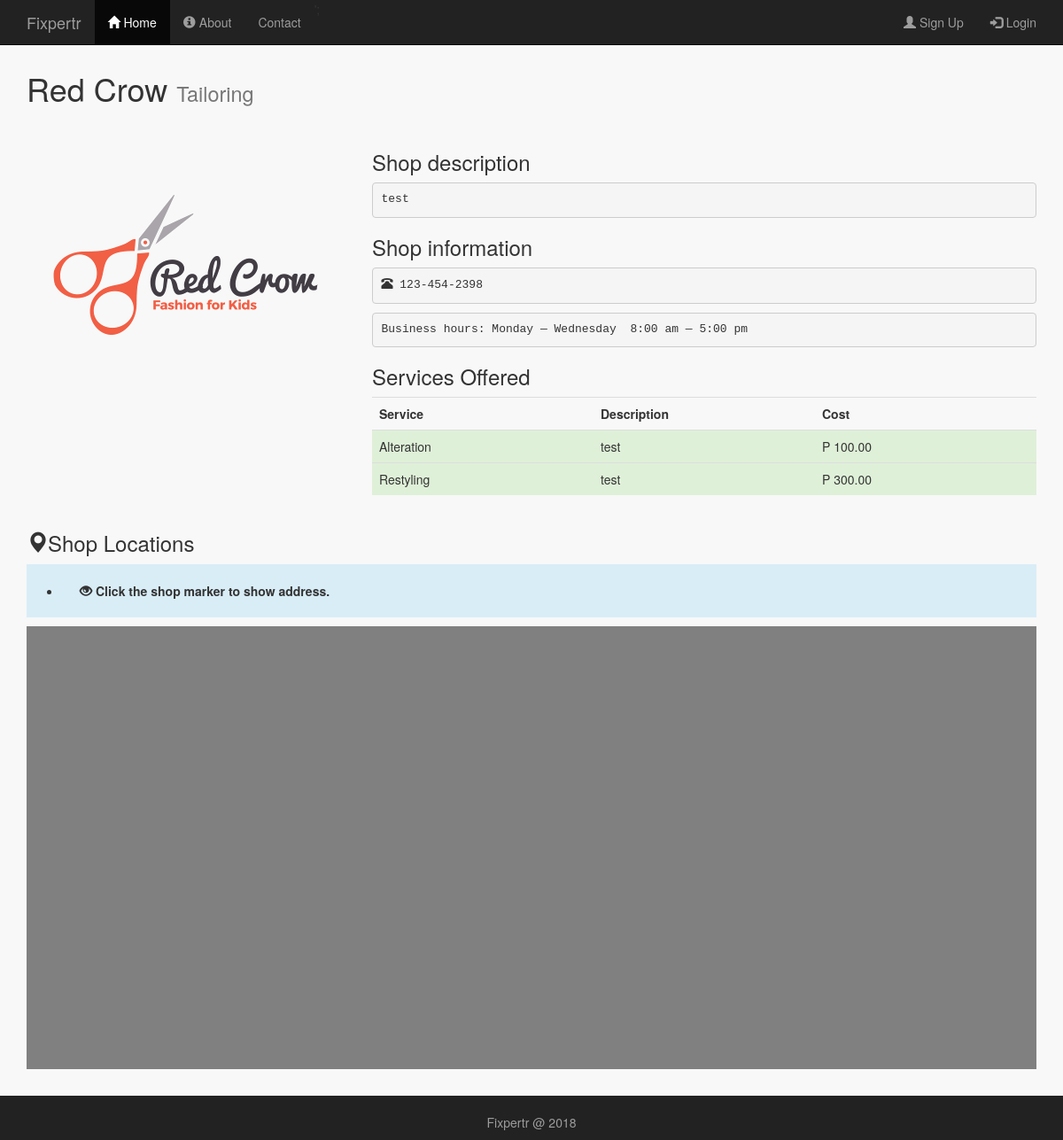
Page /public/p_myshop.php?myshop=42 on the committed database.
### tables this page shows
CREATE TABLE IF NOT EXISTS `shops` (
  `shop_id` int(11) NOT NULL AUTO_INCREMENT,
  `user_id` int(11) NOT NULL,
  `shop_cat_id` int(11) NOT NULL,
  `shop_name` varchar(256) NOT NULL,
  `shop_description` varchar(256) NOT NULL,
  `shop_image` varchar(256) NOT NULL,
  `shop_contact` varchar(256) NOT NULL,
  `day_start` varchar(20) NOT NULL,
  `day_end` varchar(20) NOT NULL,
  `time_start` time NOT NULL,
  `time_end` time NOT NULL,
  `date_created` date NOT NULL,
  `shop_status` tinyint(4) NOT NULL DEFAULT '1',
  PRIMARY KEY (`shop_id`),
  KEY `shops_ibfk_1` (`user_id`),
  KEY `shop_cat_id` (`shop_cat_id`)
);

CREATE TABLE IF NOT EXISTS `shop_categories` (
  `shop_cat_id` int(11) NOT NULL AUTO_INCREMENT,
  `shop_category` varchar(256) NOT NULL,
  `category_desc` text NOT NULL,
  `category_status` tinyint(4) NOT NULL DEFAULT '1',
  PRIMARY KEY (`shop_cat_id`)
);

CREATE TABLE IF NOT EXISTS `services` (
  `service_id` int(11) NOT NULL AUTO_INCREMENT,
  `shop_id` int(11) NOT NULL,
  `service_name` varchar(256) NOT NULL,
  `service_description` varchar(256) NOT NULL,
  `service_cost` decimal(13,2) NOT NULL,
  `service_status` tinyint(4) NOT NULL DEFAULT '1',
  PRIMARY KEY (`service_id`),
  KEY `services_ibfk_1` (`shop_id`)
);

### public/p_myshop.php (the view, shortened to what this page needs)
<?php
    include_once '../includes/db_connection.php';
    $shop_name = '';
    $shop_description = '';
    $shop_contact = '';
    $day_start = '';
    $day_end = '';
    $time_start = '';
    $time_end = '';
    $shop_category = 0;
  if (isset($_GET['myshop'])) {
    $shop_id = $_GET['myshop'];
    $rec = mysqli_query($connection,"SELECT * FROM shops,shop_categories WHERE shop_id = $shop_id AND shops.shop_cat_id = shop_categories.shop_cat_id");
    $record = mysqli_fetch_array($rec);
    $shop_name = $record['shop_name'];
    $shop_image = $record['shop_image'];
    $shop_description = $record['shop_description'];
    $shop_contact = $record['shop_contact'];
    $day_start = $record['day_start'];
    $day_end = $record['day_end'];
    $time_start = date("g:i a", strtotime($record['time_start'])); ;
    $time_end = date("g:i a", strtotime($record['time_end']));
    $shop_category = $record['shop_category'];
  }
    $results = mysqli_query($connection, "SELECT * FROM services WHERE shop_id = ".$_GET['myshop']." AND service_status = 1");
?>
<!doctype html>
<html lang="en">
  <head>
    <link rel="stylesheet" type="text/css" href="stylesheets/bootstrap.min.css">
    <link rel="stylesheet" type="text/css" href="stylesheets/mystyles.css">
  </head>
  <body id="p_myshop">
     <?php include '../includes/layouts/provider_header.php';?>
      <div class=" content container">
        <div class="row">
          <div class="col-md-12">
            <h1><?php echo $shop_name; ?> <small><?php echo $shop_category; ?></small></h1>
          </div>
        </div>
        <div class="row" style="margin-top: 20px;">
          <div class="col-sm-4">
            <img src="images/<?php echo $shop_image;?>"  style="height: 300px; width: 300px;" class="img-responsive img-circle">
          </div>
          <div class="col-sm-8">
            <h3>Shop description</h3>
            <p><pre><?php echo $shop_description; ?></pre></p>
            <h3>Shop information</h3>
            <p><pre><span class="glyphicon glyphicon-phone-alt"></span> <?php echo $shop_contact; ?></pre></p>
            <p><pre>Business hours: <?php echo $day_start; ?> &mdash; <?php echo $day_end; ?>  <?php echo $time_start; ?> &mdash; <?php echo $time_end; ?></pre></p>
             <h3>Services Offered</h3>
            <div class="table-responsive" >
              <table class="table ">
                <tr>
                  <th width="20%">Service</th>
                  <th width="20%">Description</th>
                  <th width="20%">Cost</th>
                </tr>
                 <?php while ($row = mysqli_fetch_array($results)) { ?>
                  <tr class="success">
                      <td > <?php echo $row['service_name']; ?></td>
                      <td > <?php echo $row['service_description'];?></td>
                      <td >P <?php echo $row['service_cost'];?></td>
                  </tr>
                  <?php } ?>
              </table>
            </div>
          </div>
        </div>
        <div class="row">
          <div class="col-md-12">
            <h3><span class="glyphicon glyphicon-map-marker"></span>Shop Locations</h3>
                                 <ul class="bg-info">
         <li ><p style="padding: 20px"><span class="glyphicon glyphicon-eye-open"></span><strong> Click the shop marker to show  address. </strong></li>
       </ul>
       <div id="map" style="margin-bottom: 20px;"></div>
          </div>
        </div>
    </div>
    <?php include '../includes/layouts/footer.php';?>

### public/stylesheets/mystyles.css (style rules this page uses)
.content { padding-top: 60px; }
body { background-color: #f8f8f8; }
#map { width: 100%; height: 500px; background-color: grey; }
.img-responsive { margin: 0 auto; }

### rows in the picture
shops: shop_name "Red Crow", shop_cat.shop_category "Tailoring", shop_image (picture), shop_description "test", shop_contact "123-454-2398", day_start "Monday", day_end "Wednesday", time_start "8:00 am", time_end "5:00 pm"
services: service_name "Alteration", service_description "test", service_cost "100.00"
services: service_name "Restyling", service_description "test", service_cost "300.00"
